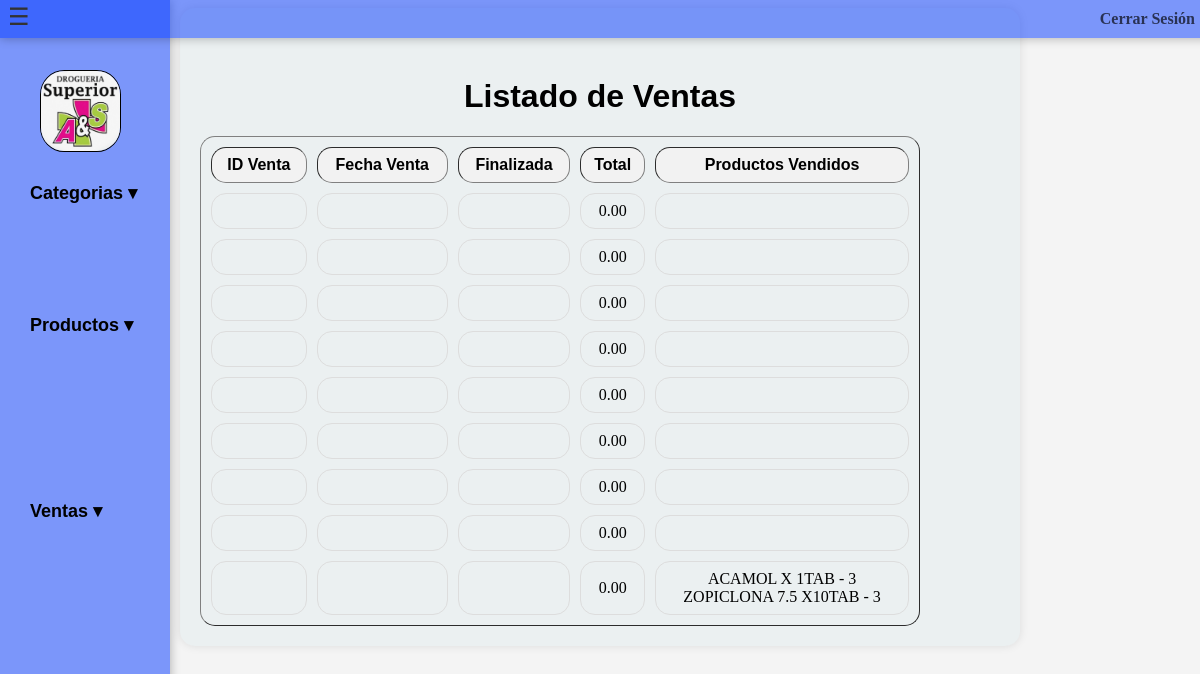
The app's page /productos/listar_ventas/ with its own data.
### productos/models.py (models this page shows, shortened)
class Venta(models.Model):
    id_venta = models.AutoField(primary_key=True)
    fecha_venta = models.DateTimeField(auto_now_add=True)
    finalizada = models.BooleanField(default=False)
    total = models.DecimalField(max_digits=10, decimal_places=2, default=0)
    productos = models.TextField(default="[]")  # Puedes ajustar el valor predeterminado según sea necesario

### productos/views.py (the view)
# urls.py: path('listar_ventas/', listar_ventas, name='listar_ventas'),
def listar_ventas(request):
    ventas = Venta.objects.all()
    listadoVentas = []
    for venta in ventas:
        productos = json.loads(venta.productos)
        listado_productos = []
        for p in productos:
            listado_productos.append({
                "nombre": p["nombre"],
                "cantidad": p["cantidad"]
            })
        listadoVentas.append({
            "id": venta.id_venta,
            "fecha": venta.fecha_venta,
            "estado": venta.finalizada,
            "total": venta.total,
            "productos": listado_productos
        })
    return render(request, 'venta/listar_ventas.html', {'ventas': listadoVentas})

### productos/templates/venta/listar_ventas.html (shortened to what this page needs)
{% load static %}
<!DOCTYPE html>
<html lang="es">
<head>
    <link rel="stylesheet" href="{% static 'css/ventas.css' %}">
</head>
<body>
    {% include 'index.html' %}
    <div class="container">
        <h1>Listado de Ventas</h1>
        {% if ventas %}
            <table border="1">
                <thead>
                    <tr>
                        <th>ID Venta</th>
                        <th>Fecha Venta</th>
                        <th>Finalizada</th>
                        <th>Total</th>
                        <th>Productos Vendidos</th>
                    </tr>
                </thead>
                <tbody>
                    {% for venta in ventas %}
                        <tr>
                            <td>{{ venta.id_venta }}</td>
                            <td>{{ venta.fecha_venta }}</td>
                            <td>{{ venta.finalizada }}</td>
                            <td>{{ venta.total }}</td>
                            <td>
                                {% for transaccion in venta.productos %}
                                    {{ transaccion.nombre }} - {{ transaccion.cantidad }}<br>
                                {% endfor %}
                            </td>
                        </tr>
                    {% endfor %}
                </tbody>
            </table>
        {% else %}
            <p>No hay ventas registradas.</p>
        {% endif %}
    </div>
</body>
</html>

### productos/static/css/ventas.css (style rules this page uses)
body { background-color: #f4f4f4; border-radius: 15px; }
.container { max-width: 800px; margin: 0 auto; background-color: #ebf0f1; padding: 20px; border-radius: 15px; box-shadow: 0 0 10px rgba(0, 0, 0, 0.1); }
table { border-collapse: collapse; margin-right: 5px; width: 90%; border-radius: 15px; border-collapse: separate; border-spacing: 10px; }
h1 { margin-top: 50px; text-align: center; color: #000000; font-family: 'Josefin Sans', sans-serif; }
td { border: 1px solid #dddddd; text-align: left; padding: 8px; text-align: center; border-radius: 15px; }
th { background-color: #f2f2f2; text-align: left; padding: 8px; text-align: center; border-radius: 15px; font-family: 'Josefin Sans', sans-serif; }

### records on screen
Venta: total "0.00"
Venta: total "0.00"
Venta: total "0.00"
Venta: total "0.00"
Venta: total "0.00"
Venta: total "0.00"
Venta: total "0.00"
Venta: total "0.00"
Venta: total "0.00"

### other values on screen
{{ transaccion.nombre }} "ACAMOL X 1TAB" "ZOPICLONA 7.5 X10TAB"
{{ transaccion.cantidad }} "3" "3"
